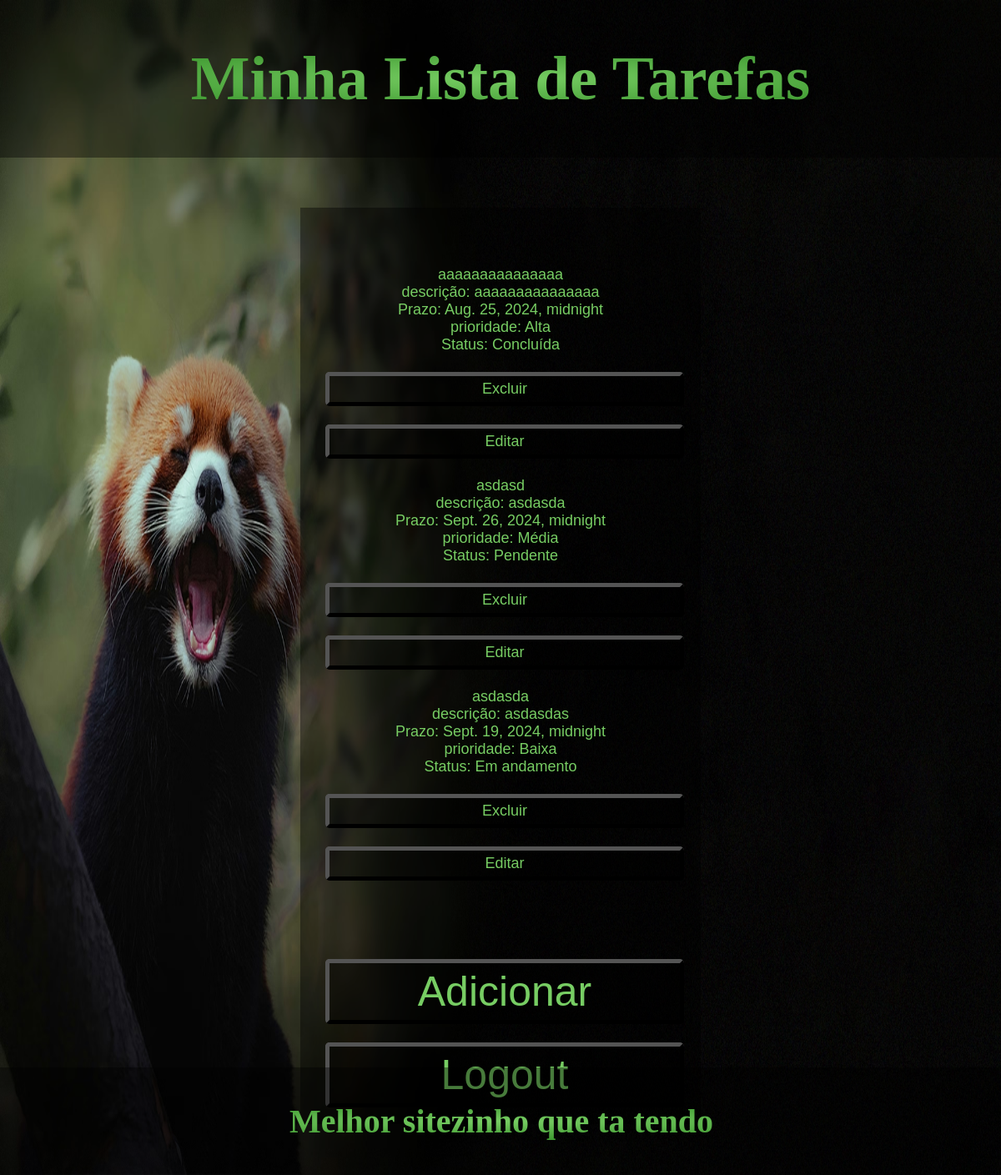
/ (signed in), run on the app's committed database.
### app/models.py (models this page shows)
class Tasks(models.Model):
    id_task = models.AutoField(primary_key=True) #chave primária
    title_task = models.CharField(max_length=200) #título da tarefa
    description_task = models.TextField() #descrição da tarefa
    complete_task = models.CharField(max_length=10, choices=[('1', 'Pendente'), ('2', 'Em andamento'), ('3', 'Concluída')], default='1') #tarefa completada
    prazo_task = models.DateTimeField()  #prazo da tarefa
    priority_task = models.CharField(max_length=10, choices=[('3', 'Alta'), ('2', 'Média'), ('1', 'Baixa')], default='1') #prioridade da tarefa
    user = models.ForeignKey(User, on_delete=models.CASCADE) #usuário que criou a tarefa

### app/views.py (the view)
# urls.py: 2. Add a URL to urlpatterns:  path('', views.home, name='home')
@login_required
def home(request):
    status_filter = request.GET.get('status')
    user_filter = request.GET.get('user')
    if request.user.is_superuser:
        tasks = Tasks.objects.all()
        users = User.objects.all()
        if user_filter:
            tasks = tasks.filter(user_id=user_filter)
    else:
        tasks = Tasks.objects.filter(user=request.user)
    if status_filter:
        tasks = tasks.filter(complete_task=status_filter)
    tasks = tasks.order_by('-priority_task', 'prazo_task')
    context = {
        'tasks': tasks,
    }
    if request.user.is_superuser:
        context['users'] = users
    return render(request, 'home.html', context)

### app/templates/home.html (shortened to what this page needs)
{% load static %}
<!DOCTYPE html>
<html>
<head>
    <link rel="stylesheet" href="{% static 'css/home.css' %}">
</head>
<body>
    <header class="header"><h1>Minha Lista de Tarefas</h1></header>
    <main class="main">
        <div class="container">
            <ul>
                {% for task in tasks %}
                    <li>
                        {{ task.title_task }}<br>
                        descrição: {{ task.description_task }}<br>
                        Prazo: {{ task.prazo_task }}<br>
                        prioridade: {{ task.get_priority_task_display }}<br>
                        Status: {{task.get_complete_task_display}}<br>
                        <a href="{% url 'delete_task' task.id_task %}" class="button">Excluir</a>
                        <a href="{% url 'edit_task' task.id_task %}" class="button">Editar</a>
                    </li>
                {% endfor %}
            </ul>
            <a href="{% url 'add' %}" class="button">Adicionar</a>
            <a href="{% url 'logout' %}" class="button">Logout</a>
        </div>
    </main>
    <footer class="footer">
        <h3>Melhor sitezinho que ta tendo</h3>
    </footer>
</body>
</html>

### app/static/css/home.css (style rules this page uses)
.header, .main , .footer { padding: 1px; }
.header { background:rgba(0,0,0,0.4); grid-area: header; }
.footer { background:rgba(0,0,0,0.4); position: fixed; bottom:0%; width: 100%; }
h1, h3 { font-family: 'Times New Roman', Times, serif; text-align: center; background: -webkit-radial-gradient(#77cd63, #227e17); background-clip: text; -webkit-text-fill-color: transparent; }
h1 { font-size: 75px; }
h3 { font-size: 40px; }
body { background-image: url("redpanda.png"); background-repeat: no-repeat; background-attachment: fixed; background-size: 100% 100%; font-family: Arial, sans-serif; margin: 0; padding: 0; }
.container { background:rgba(0,0,0,0.4); display: grid; text-align: center; font-size: 20px; font-size: 50px; margin: 5% 30%; padding: 20px; }
.button { background:rgba(0,0,0,0.4); margin-top: 5%; margin-left: 10px; padding: 5px 10px; border: 5px outset #000000; border-radius: 5px; color: #77cd63; text-decoration: none; }
h1 { text-align: center; }
ul { list-style-type: none; padding: 0; }
li { display: grid; margin-bottom: 5%; border: 5px #000000; border-radius: 5px; color: #77cd63; font-size: large; }

### data on the page
Tasks: title_task "aaaaaaaaaaaaaaa", description_task "aaaaaaaaaaaaaaa", prazo_task "Aug. 25, 2024, midnight", priority_task "Alta", complete_task "Concluída"
Tasks: title_task "asdasd", description_task "asdasda", prazo_task "Sept. 26, 2024, midnight", priority_task "Média", complete_task "Pendente"
Tasks: title_task "asdasda", description_task "asdasdas", prazo_task "Sept. 19, 2024, midnight", priority_task "Baixa", complete_task "Em andamento"
